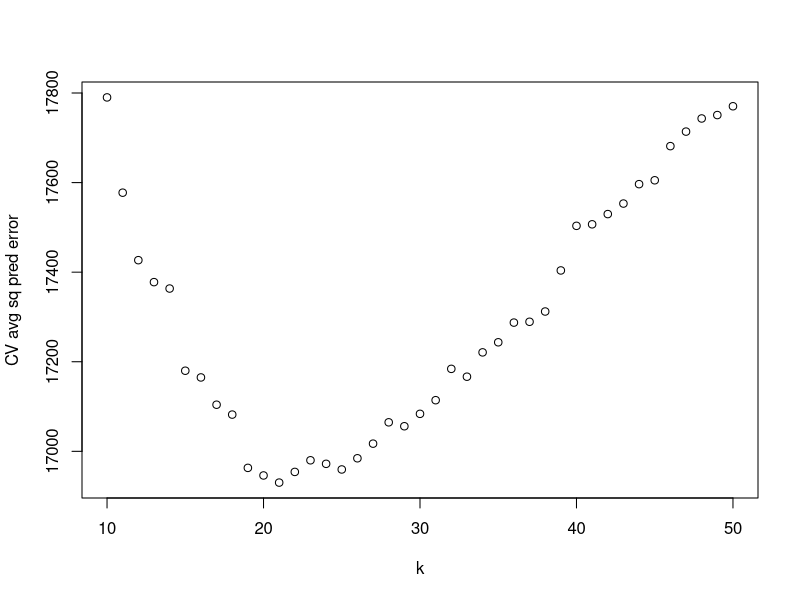
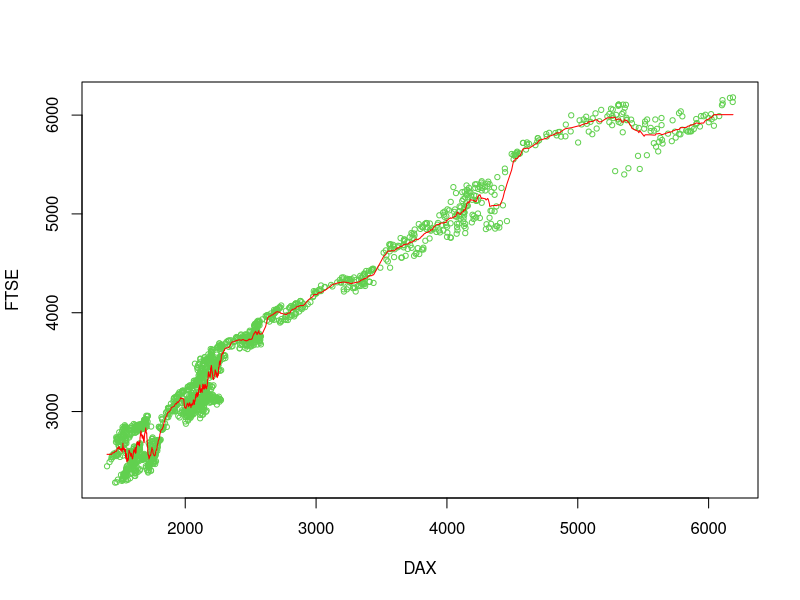

These charts were generated, in order, by the following R code:
library(datasets)

DAX = EuStockMarkets[,1]

FTSE = EuStockMarkets[,4]

n = length(DAX)

library(FNN) # knn.reg

krange = (10:50); cv = NULL

for (i in krange) cv = rbind(cv, 
                             
                             knn.reg(DAX, test=NULL,FTSE, k=i)$PRESS/n)

plot(krange,cv,xlab="k",ylab="CV avg sq pred error")

kopt = krange[which(cv==min(cv))]

plot(DAX,FTSE,cex=.7,col=3)

kr = knn.reg(DAX, 
             
             test = data.frame(DAX=sort(DAX)), FTSE, k = kopt)

lines(sort(DAX),kr$pred, col="red")
